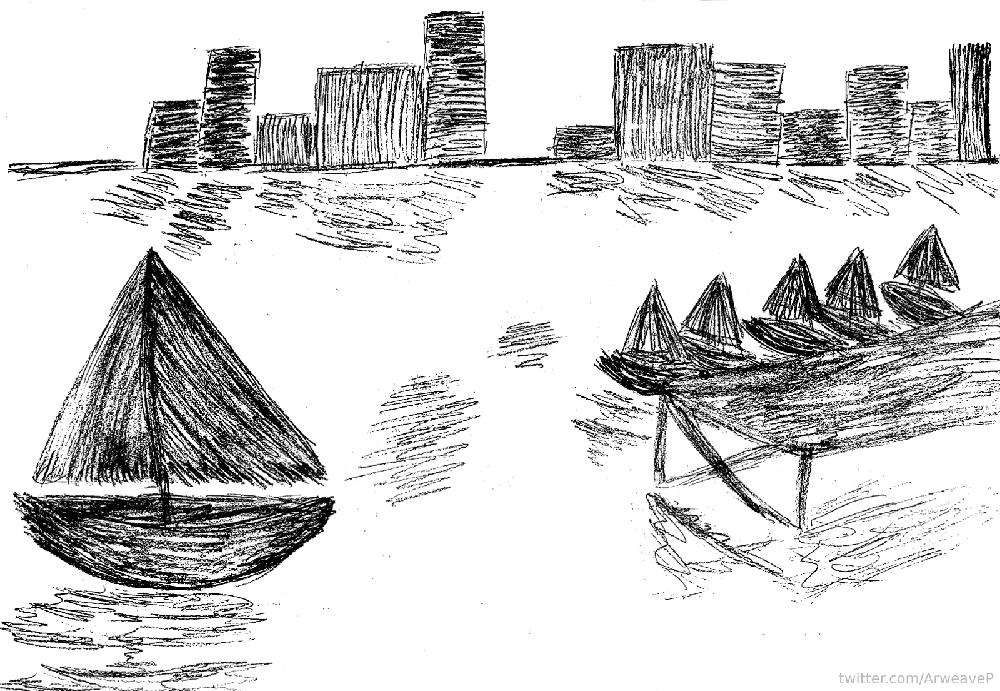
#> input picture puzzle_image.png, 1000 x 691 px, shrunk from 1600 x 1105 before the run
$ python advanced_analyzer.py
#> lines starting #> are read from the running program, lines starting #| are printed output that depends on the picture; after the words box and inside, x2 and y2 are one past the last pixel; in counts of white or black regions, pixels touching at a corner belong together
from PIL import Image
import numpy as np

# Load the image
img = Image.open('puzzle_image.png')
#> img is the input picture: PIL image 1000x691 LA; mean R, G, B, A 211, 211, 211, 255
img_array = np.array(img)

# Extract grayscale channel
grayscale = img_array[:, :, 0]

print('=== Looking for hidden data using different methods ===')

# Method 1: Check for data in specific bit planes
print('\n--- Method 1: Bit plane analysis ---')
for bit in range(8):
    plane = (grayscale >> bit) & 1
    # Check if this bit plane contains structured data
    # by looking at the entropy or pattern
    unique_bits = len(np.unique(plane))
    ones_ratio = np.sum(plane) / plane.size
    print(f'Bit {bit}: {unique_bits} unique values, ones ratio: {ones_ratio:.4f}')
#> this loop made 8 passes
#> ones_ratio on passes 1 to 8: 0.823, 0.825, 0.825, 0.826, 0.827, 0.827, 0.828, 0.828
#| Bit 0: 2 unique values, ones ratio: 0.8230
#| Bit 1: 2 unique values, ones ratio: 0.8250
#| Bit 2: 2 unique values, ones ratio: 0.8251
#| Bit 3: 2 unique values, ones ratio: 0.8260
#| Bit 4: 2 unique values, ones ratio: 0.8266
#| Bit 5: 2 unique values, ones ratio: 0.8272
#| Bit 6: 2 unique values, ones ratio: 0.8281
#| Bit 7: 2 unique values, ones ratio: 0.8277
#> pass 1, `plane = (grayscale >> bit) & 1`:
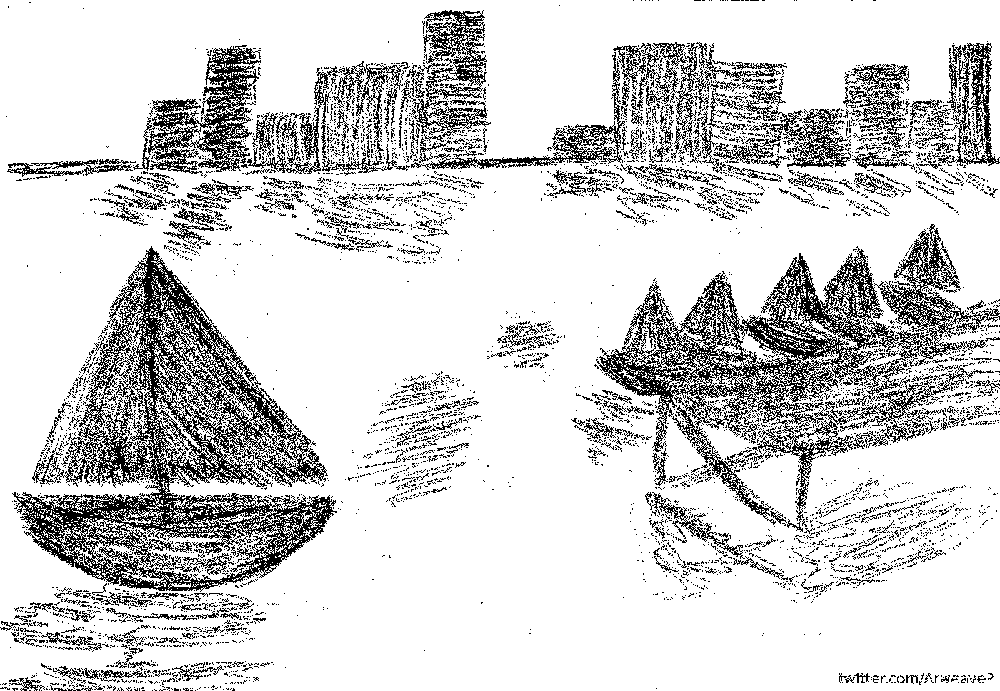
#> plane: shape (691, 1000); values 0 (black) and 1 (white), 82.3% white; black in thin lines or dots
#> pass 2, `plane = (grayscale >> bit) & 1`:
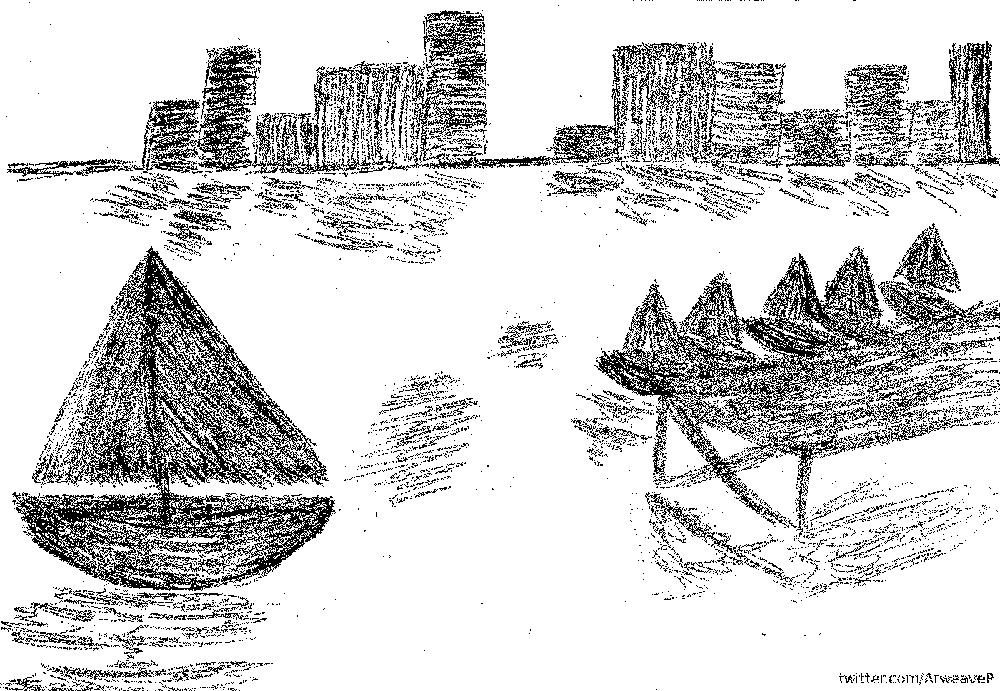
#> plane: shape (691, 1000); values 0 (black) and 1 (white), 82.5% white; black in thin lines or dots
#> pass 3, `plane = (grayscale >> bit) & 1`:
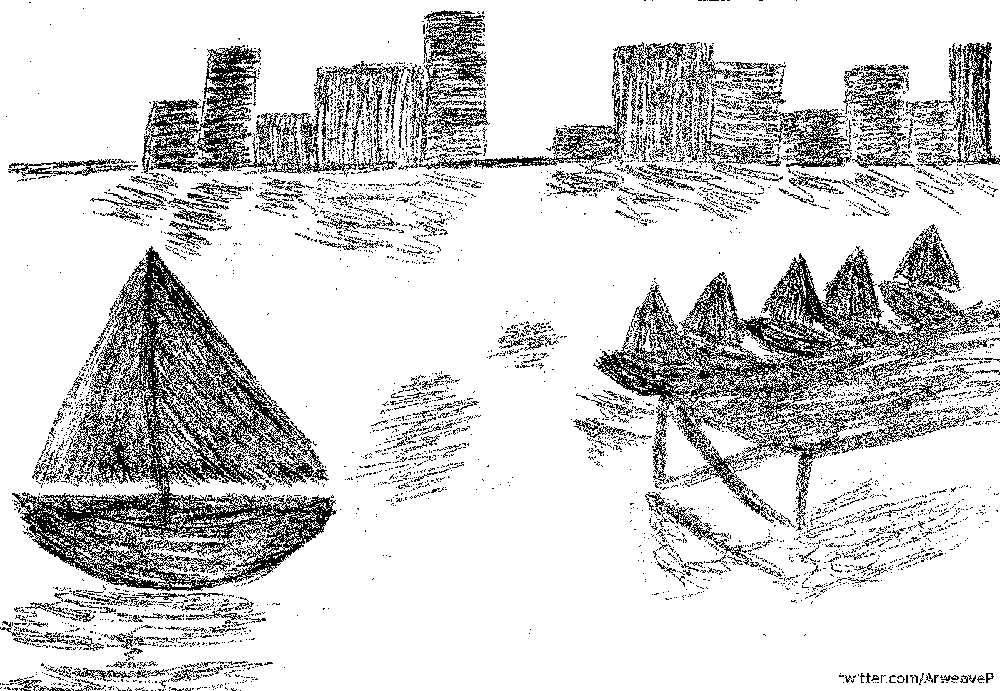
#> plane: shape (691, 1000); values 0 (black) and 1 (white), 82.5% white; black in thin lines or dots
#> after the loop:
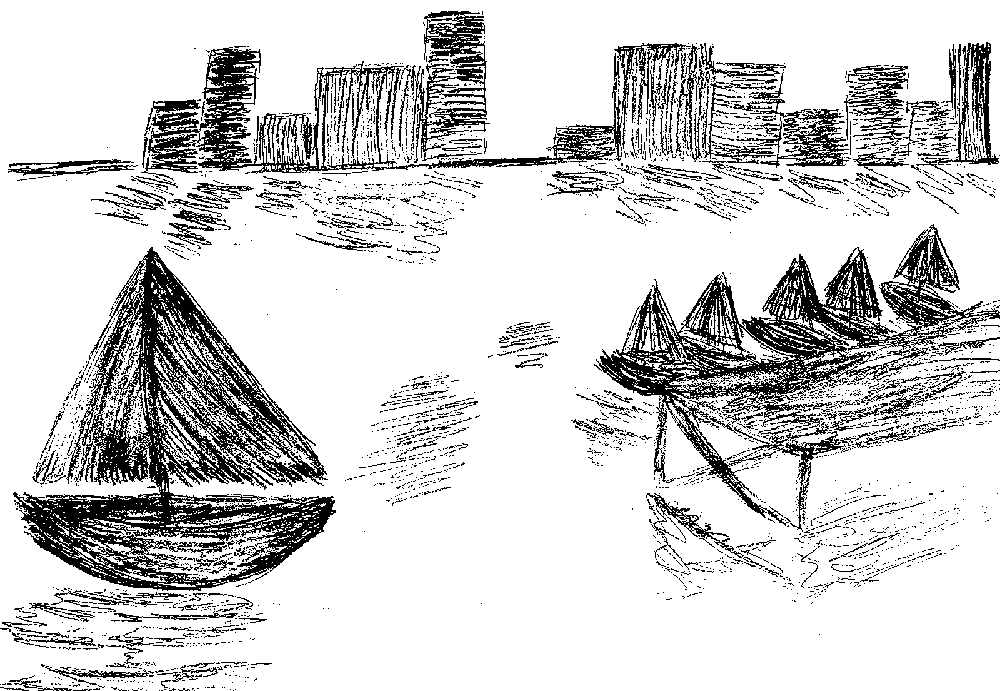
#> plane: shape (691, 1000); values 0 (black) and 1 (white), 82.8% white; 3457 black regions (3193 under 20 px), largest, box (x1, y1, x2, y2) and area: (13, 247, 336, 591) 35487, (594, 224, 1000, 526) 24383, (141, 47, 622, 181) 11908

# Method 2: Check for data in specific value ranges
print('\n--- Method 2: Value range analysis ---')
# Focus on values that could encode text
# ASCII printable characters: 32-126
# But in grayscale, values 0-255 could map to different things

# Let's look for sequences of values that could be text
print('Looking for potential ASCII sequences...')
for row in range(grayscale.shape[0]):
    row_data = grayscale[row, :]
    # Look for runs of values in ASCII range
    ascii_run = []
    for val in row_data:
        if 32 <= val <= 126:
            ascii_run.append(chr(val))
        else:
            if len(ascii_run) >= 3:
                text = ''.join(ascii_run)
                if any(word in text.lower() for word in ['key', 'private', 'wallet', '0x', 'eth']):
                    print(f'Row {row}: Potential text: {text}')
            ascii_run = []

# Method 3: Check for patterns in the image
print('\n--- Method 3: Pattern analysis ---')
# Look for repeating patterns
print('Looking for repeating patterns...')

# Check 8x8 blocks
block_size = 8
patterns = {}
for y in range(0, grayscale.shape[0] - block_size, block_size):
    for x in range(0, grayscale.shape[1] - block_size, block_size):
        block = grayscale[y:y+block_size, x:x+block_size]
        pattern = tuple(block.flatten())
        if pattern in patterns:
            patterns[pattern] += 1
        else:
            patterns[pattern] = 1
#> after the loop, patterns = 5506 items

# Find most common patterns
common_patterns = sorted(patterns.items(), key=lambda x: x[1], reverse=True)[:10]
#> common_patterns = 10 items
print(f'Most common {block_size}x{block_size} patterns:')
for pattern, count in common_patterns:
    print(f'  Count {count}: First 8 values: {pattern[:8]}')
#> this loop made 10 passes
#> count on passes 1 to 10: 5144, 4, 3, 3, 2, 2, 2, 2, 2, 2
#|   Count 5144: First 8 values: (255, 255, 255, 255, 255, 255, 255, 255)
#|   Count 4: First 8 values: (255, 255, 255, 255, 255, 255, 255, 255)
#|   Count 3: First 8 values: (255, 255, 255, 255, 255, 255, 255, 255)
#|   Count 3: First 8 values: (255, 255, 255, 255, 255, 255, 255, 255)
#|   Count 2: First 8 values: (255, 255, 254, 255, 255, 255, 255, 255)
#|   Count 2: First 8 values: (255, 255, 255, 255, 255, 255, 255, 255)
#|   Count 2: First 8 values: (252, 255, 255, 255, 255, 255, 255, 255)
#|   Count 2: First 8 values: (255, 255, 255, 255, 255, 255, 255, 254)
#> (further printed lines are left out)

# Method 4: Check for hidden data in the image structure
print('\n--- Method 4: Image structure analysis ---')
# Look for unusual structures in the image
# Check for horizontal or vertical lines with unusual patterns

# Check horizontal lines
print('Checking horizontal lines...')
for y in range(grayscale.shape[0]):
    row = grayscale[y, :]
    # Check if this row has any unusual pattern
    # (e.g., alternating values, specific sequences)
    if len(np.unique(row)) > 100:  # Many different values
        # Check for specific patterns
        diffs = np.diff(row.astype(int))
        if np.any(np.abs(diffs) > 100):  # Large jumps
            print(f'Row {y}: Large value jumps detected')
            # Find where jumps occur
            jump_positions = np.where(np.abs(diffs) > 100)[0]
            for pos in jump_positions[:5]:
                print(f'  Jump at column {pos}: {row[pos]} -> {row[pos+1]}')
#> this loop made 691 passes
#> (printed output is left out)

# Method 5: Check if the image contains hidden data using LSB with different offsets
print('\n--- Method 5: LSB with different offsets ---')
for offset in range(8):
    # Extract bits with specific offset
    bits = (grayscale.flatten() >> offset) & 1

    # Convert to bytes
    bytes_data = []
    for i in range(0, len(bits), 8):
        if i + 8 <= len(bits):
            byte = 0
            for j in range(8):
                byte = (byte << 1) | bits[i + j]
            bytes_data.append(byte)

    # Check if it looks like text
    text_data = bytes(bytes_data[:100])
    printable = all(32 <= b <= 126 or b in [10, 13] for b in text_data)
    print(f'Offset {offset}: {len(bytes_data)} bytes, printable: {printable}')
    if printable:
        print(f'  Text: {text_data.decode("ascii", errors="replace")}')
